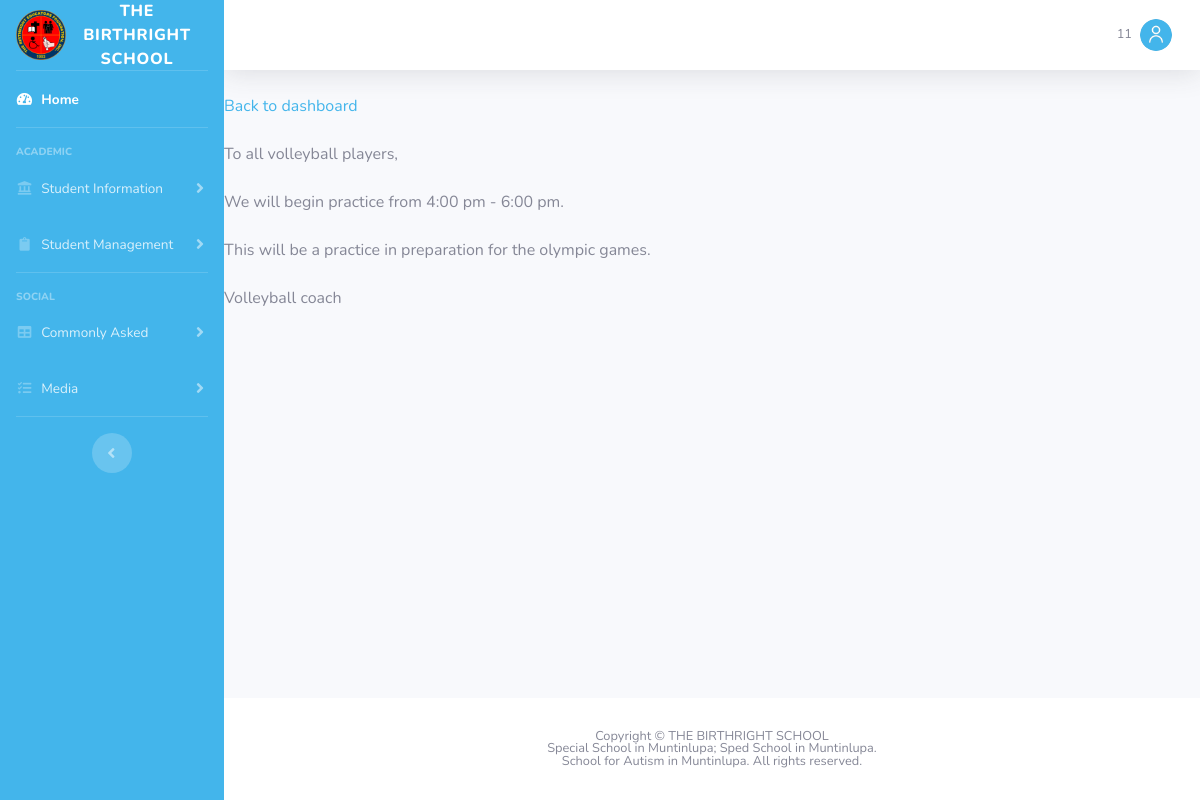
Screenshot of /number4.php (signed in) with the database file from the repository.
### tables this page shows
CREATE TABLE `announcement` (
  `number` int(11) NOT NULL,
  `tagname` varchar(45) DEFAULT NULL,
  `line1` varchar(500) DEFAULT NULL,
  `line2` varchar(500) DEFAULT NULL,
  `line3` varchar(500) DEFAULT NULL,
  `line4` varchar(500) DEFAULT NULL,
  `line5` varchar(500) DEFAULT NULL,
  `line6` varchar(500) DEFAULT NULL,
  `line7` varchar(500) DEFAULT NULL,
  `line8` varchar(500) DEFAULT NULL,
  `line9` varchar(500) DEFAULT NULL,
  `line10` varchar(500) DEFAULT NULL,
  `line11` varchar(500) DEFAULT NULL,
  `line12` varchar(500) DEFAULT NULL,
  PRIMARY KEY (`number`)
);

### number4.php (the view, shortened to what this page needs)
<?php
	include_once("./web-page-parts/header.php");
	include_once("./web-page-parts/sidebar.php");
	include_once("./web-page-parts/topbar.php");
?>
<?php
	$db = mysqli_connect('localhost', 'root', 'ieti19', 'birthright_db');
	$num1 = mysqli_query($db, "SELECT * FROM birthright_db.announcement WHERE number='4'");
	$number1 = mysqli_fetch_array($num1);
?>
<?php
	if ($_SESSION['tag'] == '2') {
	echo '<a href="dash.php"> Back to dashboard</a>';
	}
	else {
	echo '<a href="dash2.php"> Back to dashboard</a>';
	}
?>
<br>
<br>
<?php
	echo $number1['line1'];
	echo '<br>';
	echo '<br>';
	echo $number1['line3'];
	echo '<br>';
	echo '<br>';
	echo $number1['line5'];
	echo '<br>';
	echo '<br>';
	echo $number1['line7'];
	echo '<br>';
	echo '<br>';
	echo '<br>';
	echo '<br>';
	echo '<br>';
	echo '<br>';
?>
<?php
	include_once("./web-page-parts/footer.php");
?>

### rows the page displays
announcement: line1 "To all volleyball players,", line3 "We will begin practice from 4:00 pm - 6:00 pm.", line5 "This will be a practice in preparation for the olympic games.", line7 "Volleyball coach"

### other values shown
$_SESSION['User'] "11"
